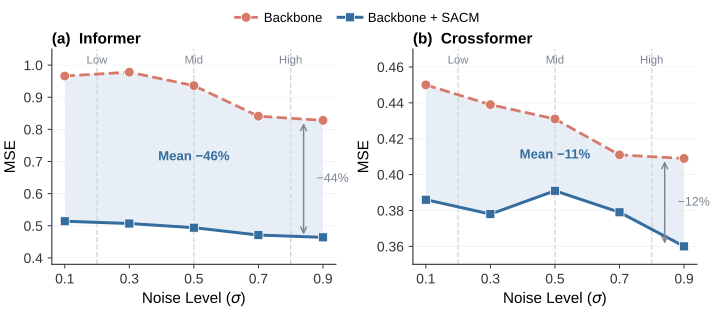

This figure's Python source:
import matplotlib
matplotlib.use("Agg")
import matplotlib.pyplot as plt
import numpy as np

from tkde_style import PALETTE, apply_tkde_style, panel_title, save_figure, style_axis

apply_tkde_style()
plt.rcParams.update({
    "font.family": "sans-serif",
    "font.size": 10.5,
    "axes.labelsize": 11.0,
    "axes.titlesize": 11.0,
    "xtick.labelsize": 10.0,
    "ytick.labelsize": 10.0,
    "legend.fontsize": 9.5,
    "lines.linewidth": 2.0,
    "lines.markersize": 6.5,
    "svg.fonttype": "none",
    "pdf.fonttype": 42,
})
EXPORT_FORMATS = (".pdf",)

# 2. Prepare data (extracted from the LaTeX tables)
noise_levels = [0.1, 0.3, 0.5, 0.7, 0.9]

# Informer: unstable -> stable (largest gains)
informer_raw = [0.966, 0.978, 0.936, 0.841, 0.828]
informer_dt  = [0.514, 0.507, 0.494, 0.471, 0.464]

# Crossformer: already stable -> still lower (incremental gains)
cross_raw = [0.450, 0.439, 0.431, 0.411, 0.409]
cross_dt  = [0.386, 0.378, 0.391, 0.379, 0.360]

informer_reduction = (np.array(informer_raw) - np.array(informer_dt)) / np.array(informer_raw) * 100
cross_reduction = (np.array(cross_raw) - np.array(cross_dt)) / np.array(cross_raw) * 100

# 3. Plot (IEEE two-column width, slightly taller for large fonts)
fig, axes = plt.subplots(1, 2, figsize=(7.16, 3.15), constrained_layout=True)

# --- Left panel: Informer ---
ax1 = axes[0]
ax1.plot(
    noise_levels, informer_raw, 'o--',
    color=PALETTE['baseline'], label='Backbone',
    markersize=7.0, linewidth=2.0, markeredgecolor='white', markeredgewidth=0.55,
)
ax1.plot(
    noise_levels, informer_dt, 's-',
    color=PALETTE['ours'], label='Backbone + SACM',
    markersize=6.5, linewidth=2.15, markeredgecolor='white', markeredgewidth=0.55,
)

ax1.fill_between(noise_levels, informer_dt, informer_raw,
                 color=PALETTE['ours_light'], alpha=0.18, linewidth=0, zorder=0)
informer_avg_imp = informer_reduction.mean()
ax1.annotate(
    "",
    xy=(0.84, informer_dt[-1]),
    xytext=(0.84, informer_raw[-1]),
    arrowprops=dict(arrowstyle='<->', color=PALETTE['neutral'], lw=1.05),
)
ax1.text(0.88, 0.5 * (informer_raw[-1] + informer_dt[-1]),
         f"−{informer_reduction[-1]:.0f}%",
         color=PALETTE['neutral'], fontsize=9.0, ha='left', va='center')
# Mean reduction centered between the two curves
ax1.text(0.5, 0.5 * (informer_raw[2] + informer_dt[2]),
         f"Mean −{informer_avg_imp:.0f}%",
         color=PALETTE['ours'], fontsize=9.5,
         ha='center', va='center', fontweight='semibold')

# Low / mid / high noise regime markers (labels just inside top edge)
noise_regime_x = [0.2, 0.5, 0.8]
noise_regime_labels = ['Low', 'Mid', 'High']
for x, lab in zip(noise_regime_x, noise_regime_labels):
    ax1.axvline(x, color=PALETTE['light'], linestyle='--', linewidth=1.0, zorder=0)
    ax1.text(x, 0.97, lab, transform=ax1.get_xaxis_transform(),
             ha='center', va='top', fontsize=8.2, color=PALETTE['neutral'])

panel_title(ax1, '(a)', 'Informer')
ax1.set_xlabel(r'Noise Level ($\sigma$)')
ax1.set_ylabel('MSE')
ax1.set_xticks(noise_levels)
ax1.tick_params(axis='both', labelsize=10.0)
ax1.set_ylim(0.38, 1.05)
style_axis(ax1)

# --- Right panel: Crossformer ---
ax2 = axes[1]
ax2.plot(
    noise_levels, cross_raw, 'o--',
    color=PALETTE['baseline'], label='Backbone',
    markersize=7.0, linewidth=2.0, markeredgecolor='white', markeredgewidth=0.55,
)
ax2.plot(
    noise_levels, cross_dt, 's-',
    color=PALETTE['ours'], label='Backbone + SACM',
    markersize=6.5, linewidth=2.15, markeredgecolor='white', markeredgewidth=0.55,
)

ax2.fill_between(noise_levels, cross_dt, cross_raw,
                 color=PALETTE['ours_light'], alpha=0.18, linewidth=0, zorder=0)

avg_imp = cross_reduction.mean()
ax2.annotate(
    "",
    xy=(0.84, cross_dt[-1]),
    xytext=(0.84, cross_raw[-1]),
    arrowprops=dict(arrowstyle='<->', color=PALETTE['neutral'], lw=1.05),
)
ax2.text(0.88, 0.5 * (cross_raw[-1] + cross_dt[-1]),
         f"−{cross_reduction[-1]:.0f}%",
         color=PALETTE['neutral'], fontsize=9.0, ha='left', va='center')
ax2.text(0.5, 0.5 * (cross_raw[2] + cross_dt[2]),
         f"Mean −{avg_imp:.0f}%",
         color=PALETTE['ours'], fontsize=9.5,
         ha='center', va='center', fontweight='semibold')

for x, lab in zip(noise_regime_x, noise_regime_labels):
    ax2.axvline(x, color=PALETTE['light'], linestyle='--', linewidth=1.0, zorder=0)
    ax2.text(x, 0.97, lab, transform=ax2.get_xaxis_transform(),
             ha='center', va='top', fontsize=8.2, color=PALETTE['neutral'])

panel_title(ax2, '(b)', 'Crossformer')
ax2.set_xlabel(r'Noise Level ($\sigma$)')
ax2.set_ylabel('MSE')
ax2.set_xticks(noise_levels)
ax2.tick_params(axis='both', labelsize=10.0)
ax2.set_ylim(0.35, 0.47)
style_axis(ax2)

handles, labels = ax1.get_legend_handles_labels()
fig.legend(
    handles, labels,
    loc='outside upper center',
    ncol=2,
    fontsize=9.5,
    frameon=False,
    handlelength=1.8,
    columnspacing=1.2,
    handletextpad=0.45,
)
save_figure(fig, 'paradox_informer_crossformer.pdf', formats=EXPORT_FORMATS, dpi=600)
